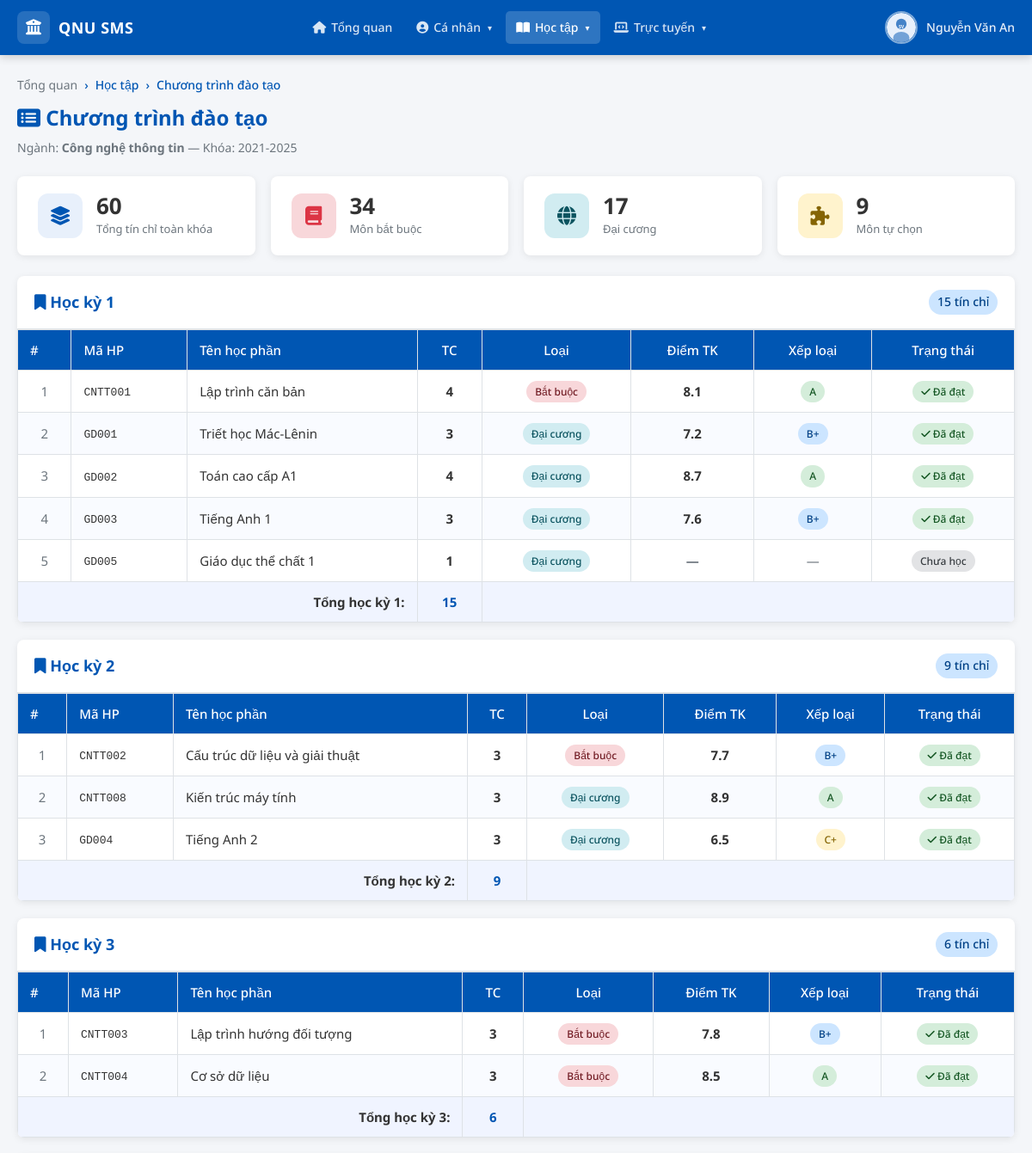
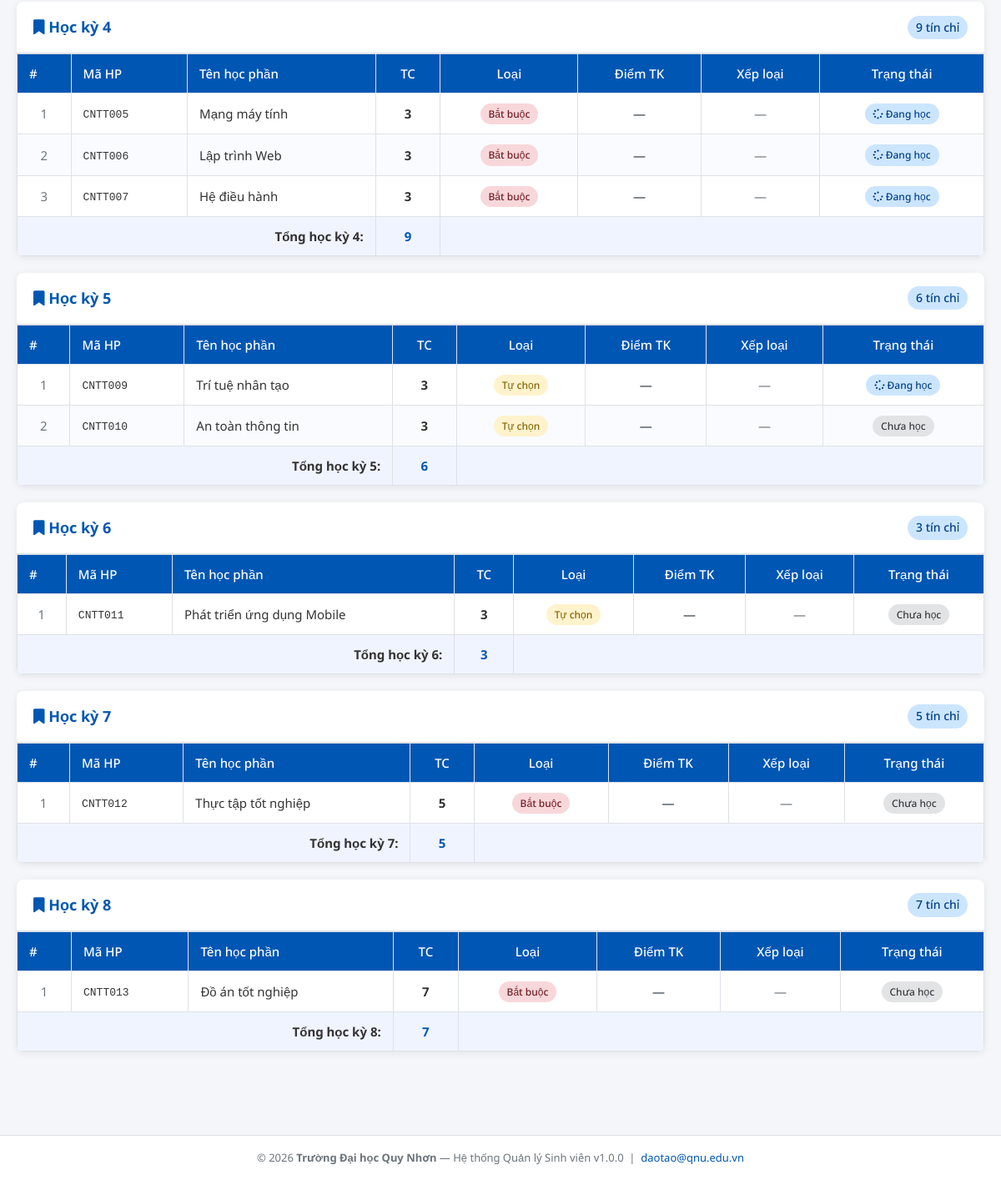
The app's page /student/hoc_tap/chuong_trinh.php (signed in) with its own data (2 pictures, top to bottom).
### tables this page shows
CREATE TABLE IF NOT EXISTS `sinh_vien` (
  `id` INT AUTO_INCREMENT PRIMARY KEY,
  `user_id` INT NOT NULL,
  `ma_sv` VARCHAR(20) NOT NULL UNIQUE,
  `ho_ten` VARCHAR(100) NOT NULL,
  `ngay_sinh` DATE,
  `gioi_tinh` ENUM('Nam','Nữ','Khác') DEFAULT 'Nam',
  `dia_chi` TEXT,
  `email` VARCHAR(100),
  `so_dien_thoai` VARCHAR(15),
  `nganh` VARCHAR(100),
  `khoa` VARCHAR(100),
  `lop` VARCHAR(50),
  `nien_khoa` VARCHAR(20),
  `trang_thai` ENUM('Đang học','Tạm dừng','Tốt nghiệp','Thôi học') DEFAULT 'Đang học',
  `anh_dai_dien` VARCHAR(255) DEFAULT NULL,
  FOREIGN KEY (`user_id`) REFERENCES `users`(`id`) ON DELETE CASCADE
);

### includes/session.php (called while the page is built, shortened)
<?php
function getCurrentStudent(): ?array {
    $db = getDB();
    $uid = (int)$_SESSION['user_id'];
    $sql = "SELECT sv.*, u.username FROM sinh_vien sv
            JOIN users u ON u.id = sv.user_id
            WHERE sv.user_id = ?";
    $stmt = $db->prepare($sql);
    $stmt->bind_param('i', $uid);
    $stmt->execute();
    $result = $stmt->get_result();
    return $result->fetch_assoc() ?: null;
}
function e(string $str): string {
    return htmlspecialchars($str, ENT_QUOTES, 'UTF-8');
}
function badgeDiemChu(string $chu): string {
    $map = ['A+'=>'success','A'=>'success','B+'=>'primary','B'=>'primary',
            'C+'=>'warning','C'=>'warning','D+'=>'secondary','D'=>'secondary','F'=>'danger'];
    return $map[$chu] ?? 'secondary';
}
?>

### student/hoc_tap/chuong_trinh.php (the view, shortened to what this page needs)
<?php
require_once ROOT . '/includes/session.php';
$sv = getCurrentStudent();
$db    = getDB();
$sid   = (int)$sv['id'];
$nganh = $db->real_escape_string($sv['nganh']);
$rows = $db->query("
    SELECT c.hoc_ky, hp.ma_hp, hp.ten_hp, hp.so_tin_chi, hp.loai,
           d.diem_tong, d.diem_chu, d.diem_he4, dk.trang_thai AS dk_trang_thai
    FROM ctdt_chi_tiet c
    JOIN hoc_phan hp ON hp.id = c.hoc_phan_id
    LEFT JOIN diem_hoc_tap d ON d.hoc_phan_id = hp.id AND d.sinh_vien_id = $sid
    LEFT JOIN dang_ky_hp dk ON dk.hoc_phan_id = hp.id AND dk.sinh_vien_id = $sid
    WHERE c.nganh = '$nganh'
    ORDER BY c.hoc_ky, hp.loai, hp.ma_hp
")->fetch_all(MYSQLI_ASSOC);
$by_hk = [];
$tc_by_loai = ['Bắt buộc'=>0,'Đại cương'=>0,'Tự chọn'=>0];
$tc_total = 0;
foreach ($rows as $r) {
    $by_hk[$r['hoc_ky']][] = $r;
    $tc_by_loai[$r['loai']] = ($tc_by_loai[$r['loai']] ?? 0) + $r['so_tin_chi'];
    $tc_total += $r['so_tin_chi'];
}
$active_menu = 'hoc_tap';
require_once ROOT . '/includes/header.php';
?>
<?php require_once ROOT . '/includes/navbar_student.php'; ?>
<div class="student-wrapper">
  <div class="student-container">
    <div class="page-title fade-in">
      <div class="breadcrumb">
        <a href="<?= BASE_URL ?>/student/dashboard.php">Tổng quan</a>
        <span>›</span><span>Học tập</span>
        <span>›</span><span>Chương trình đào tạo</span>
      </div>
      <h1><i class="fas fa-list-alt"></i> Chương trình đào tạo</h1>
      <p>Ngành: <strong><?= e($sv['nganh']) ?></strong> — Khóa: <?= e($sv['nien_khoa']) ?></p>
    </div>
    <div class="stat-grid fade-in">
      <div class="stat-card">
        <div class="stat-icon blue"><i class="fas fa-layer-group"></i></div>
        <div><div class="stat-value"><?= $tc_total ?></div><div class="stat-label">Tổng tín chỉ toàn khóa</div></div>
      </div>
      <div class="stat-card">
        <div class="stat-icon red"><i class="fas fa-book"></i></div>
        <div><div class="stat-value"><?= $tc_by_loai['Bắt buộc'] ?? 0 ?></div><div class="stat-label">Môn bắt buộc</div></div>
      </div>
      <div class="stat-card">
        <div class="stat-icon blue" style="background:#d1ecf1;color:#0c5460"><i class="fas fa-globe"></i></div>
        <div><div class="stat-value"><?= $tc_by_loai['Đại cương'] ?? 0 ?></div><div class="stat-label">Đại cương</div></div>
      </div>
      <div class="stat-card">
        <div class="stat-icon yellow"><i class="fas fa-puzzle-piece"></i></div>
        <div><div class="stat-value"><?= $tc_by_loai['Tự chọn'] ?? 0 ?></div><div class="stat-label">Môn tự chọn</div></div>
      </div>
    </div>
    <?php foreach ($by_hk as $hk => $mons): ?>
      <?php
        $tc_hk = array_sum(array_column($mons,'so_tin_chi'));
      ?>
      <div class="card mb-20 fade-in">
        <div class="card-header">
          <h3><i class="fas fa-bookmark"></i> Học kỳ <?= (int)$hk ?></h3>
          <span class="badge badge-primary" style="font-size:14px"><?= $tc_hk ?> tín chỉ</span>
        </div>
        <div class="table-wrap">
        <table>
          <thead><tr>
            <th>#</th>
            <th>Mã HP</th>
            <th>Tên học phần</th>
            <th style="text-align:center">TC</th>
            <th style="text-align:center">Loại</th>
            <th style="text-align:center">Điểm TK</th>
            <th style="text-align:center">Xếp loại</th>
            <th style="text-align:center">Trạng thái</th>
          </tr></thead>
          <tbody>
          <?php foreach ($mons as $i => $m):
            $dat   = !is_null($m['diem_he4']) && $m['diem_he4'] >= 1.0;
            $khong = !is_null($m['diem_he4']) && $m['diem_he4'] < 1.0;
            $dang  = is_null($m['diem_he4']) && !empty($m['dk_trang_thai']) && $m['dk_trang_thai']==='Đã duyệt';
          ?>
          <tr>
            <td style="text-align:center;color:var(--text-muted)"><?= $i+1 ?></td>
            <td><code style="font-size:13px"><?= e($m['ma_hp']) ?></code></td>
            <td><?= e($m['ten_hp']) ?></td>
            <td style="text-align:center;font-weight:700"><?= (int)$m['so_tin_chi'] ?></td>
            <td style="text-align:center">
              <span class="badge badge-<?= $m['loai']==='Bắt buộc' ? 'danger' : ($m['loai']==='Tự chọn' ? 'warning' : 'info') ?>">
                <?= e($m['loai']) ?>
              </span>
            </td>
            <td style="text-align:center;font-weight:700">
              <?= is_null($m['diem_tong']) ? '<span style="color:var(--text-muted)">—</span>' : number_format((float)$m['diem_tong'],1) ?>
            </td>
            <td style="text-align:center">
              <?php if (!is_null($m['diem_chu'])): ?>
                <span class="badge badge-<?= badgeDiemChu($m['diem_chu']) ?>"><?= e($m['diem_chu']) ?></span>
              <?php else: ?>
                <span style="color:var(--text-muted)">—</span>
              <?php endif; ?>
            </td>
            <td style="text-align:center">
              <?php if ($dat): ?>
                <span class="badge badge-success"><i class="fas fa-check"></i> Đã đạt</span>
              <?php elseif ($khong): ?>
                <span class="badge badge-danger"><i class="fas fa-times"></i> Chưa đạt</span>
              <?php elseif ($dang): ?>
                <span class="badge badge-primary"><i class="fas fa-spinner fa-spin"></i> Đang học</span>
              <?php else: ?>
                <span class="badge badge-secondary">Chưa học</span>
              <?php endif; ?>
            </td>
          </tr>
          <?php endforeach; ?>
          </tbody>
          <tfoot>
            <tr style="background:#f0f4ff">
              <td colspan="3" style="text-align:right;font-weight:700;border:1px solid var(--border);padding:10px 14px">
                Tổng học kỳ <?= (int)$hk ?>:
              </td>
              <td style="text-align:center;font-weight:700;border:1px solid var(--border);color:var(--primary)"><?= $tc_hk ?></td>
              <td colspan="4" style="border:1px solid var(--border)"></td>
            </tr>
          </tfoot>
        </table>
        </div>
      </div>
    <?php endforeach; ?>
  </div>
</div>
<?php require_once ROOT . '/includes/footer.php'; ?>

### includes/navbar_student.php (shortened to what this page needs)
<?php
$_base = BASE_URL;
$_name = isset($sv) ? e($sv['ho_ten']) : 'Sinh viên';
$_avatar = (isset($sv) && !empty($sv['anh_dai_dien']))
         ? $_base . '/uploads/' . e($sv['anh_dai_dien'])
         : $_base . '/assets/img/default-avatar.svg';
$_menu = $active_menu ?? '';
?>
<nav class="student-navbar" role="navigation" aria-label="Main navigation">
  <div class="navbar-inner">
    <a href="<?= $_base ?>/student/dashboard.php" class="navbar-brand" aria-label="QNU SMS - Trang chủ">
      <div class="logo-icon"><i class="fas fa-university"></i></div>
      <span>QNU SMS</span>
    </a>
    <ul class="navbar-nav" id="navMenu" role="menubar">
      <li class="nav-item" role="none">
        <a href="<?= $_base ?>/student/dashboard.php"
           class="nav-link <?= $_menu === 'dashboard' ? 'active' : '' ?>"
           role="menuitem">
          <i class="fas fa-home"></i> Tổng quan
        </a>
      </li>
      <li class="nav-item dropdown" role="none">
        <a href="#" class="nav-link <?= $_menu === 'ca_nhan' ? 'active' : '' ?>" role="menuitem" aria-haspopup="true">
          <i class="fas fa-user-circle"></i> Cá nhân <span class="arrow">▾</span>
        </a>
      </li>
      <li class="nav-item dropdown" role="none">
        <a href="#" class="nav-link <?= $_menu === 'hoc_tap' ? 'active' : '' ?>" role="menuitem" aria-haspopup="true">
          <i class="fas fa-book-open"></i> Học tập <span class="arrow">▾</span>
        </a>
      </li>
      <li class="nav-item dropdown" role="none">
        <a href="#" class="nav-link <?= $_menu === 'truc_tuyen' ? 'active' : '' ?>" role="menuitem" aria-haspopup="true">
          <i class="fas fa-laptop-code"></i> Trực tuyến <span class="arrow">▾</span>
        </a>
      </li>
    </ul>
    <div class="navbar-user" id="userMenu">
      <img src="<?= $_avatar ?>" alt="Avatar" class="user-avatar" id="userAvatarToggle">
      <span class="user-name"><?= $_name ?></span>
    </div>
  </div>
</nav>

### assets/css/style.css (style rules this page uses)
:root { --primary: #0056B3; --primary-dark: #003d80; --primary-light: #e8f0fb; --bg: #F4F6F9; --white: #FFFFFF; --text: #333333; --text-muted: #6C757D; --success: #28A745; --danger: #DC3545; --warning: #FFC107; --info: #17A2B8; --border: #dee2e6; --shadow: 0 2px 8px rgba(0,0,0,.08); --shadow-md: 0 4px 16px rgba(0,0,0,.12); --radius: 8px; --radius-sm: 5px; --sidebar-w: 250px; --header-h: 64px; --transition: .1s ease; --font-sans: 'Noto Sans', 'Roboto', Arial, 'Helvetica Neue', sans-serif; }
*, *::before, *::after { box-sizing: border-box; margin: 0; padding: 0; }
html { scroll-behavior: smooth; }
body { font-family: var(--font-sans); font-size: 16px; color: var(--text); background: var(--bg); line-height: 1.6; text-rendering: optimizeLegibility; -webkit-font-smoothing: antialiased; -moz-osx-font-smoothing: grayscale; }
a { color: var(--primary); text-decoration: none; transition: color var(--transition); }
img { max-width: 100%; display: block; }
ul { list-style: none; }
h1 { font-size: 26px; font-weight: 700; }
h3 { font-size: 18px; font-weight: 700; }
.card { background: var(--white); border-radius: var(--radius); box-shadow: var(--shadow); overflow: hidden; }
.card-header { padding: 16px 20px; border-bottom: 1px solid var(--border); display: flex; align-items: center; justify-content: space-between; gap: 12px; }
.card-header h2, .card-header h3 { margin: 0; color: var(--primary); }
.table-wrap { overflow-x: auto; }
table { width: 100%; border-collapse: collapse; font-size: 15px; }
table th, table td { padding: 11px 14px; text-align: left; border: 1px solid var(--border); vertical-align: middle; }
table thead tr { background: var(--primary); color: #fff; }
table thead th { font-weight: 500; }
table tbody tr:nth-child(even) { background: #f9fbff; }
.badge { display: inline-block; padding: 3px 10px; border-radius: 20px; font-size: 12px; font-weight: 500; white-space: nowrap; }
.badge-success { background: #d4edda; color: #155724; }
.badge-danger { background: #f8d7da; color: #721c24; }
.badge-primary { background: #cce5ff; color: #004085; }
.badge-warning { background: #fff3cd; color: #856404; }
.badge-secondary { background: #e2e3e5; color: #383d41; }
.badge-info { background: #d1ecf1; color: #0c5460; }
.page-title { margin-bottom: 22px; }
.page-title h1 { color: var(--primary); font-size: 24px; margin-bottom: 4px; }
.page-title p { color: var(--text-muted); font-size: 14px; }
.page-title .breadcrumb { display: flex; gap: 8px; font-size: 14px; color: var(--text-muted); margin-bottom: 8px; }
.page-title .breadcrumb a { color: var(--text-muted); }
.page-title .breadcrumb span { color: var(--primary); font-weight: 500; }
.stat-grid { display: grid; grid-template-columns: repeat(auto-fit, minmax(200px, 1fr)); gap: 18px; margin-bottom: 24px; }
.stat-card { background: var(--white); border-radius: var(--radius); padding: 20px; box-shadow: var(--shadow); display: flex; align-items: center; gap: 16px; border-left: 4px solid transparent; transition: transform var(--transition), box-shadow var(--transition); }
.stat-icon { width: 52px; height: 52px; border-radius: 12px; display: flex; align-items: center; justify-content: center; font-size: 22px; flex-shrink: 0; }
.stat-icon.blue { background: #e8f0fb; color: var(--primary); }
.stat-icon.red { background: #f8d7da; color: var(--danger); }
.stat-icon.yellow { background: #fff3cd; color: #856404; }
.stat-value { font-size: 26px; font-weight: 700; line-height: 1; margin-bottom: 4px; }
.stat-label { font-size: 13px; color: var(--text-muted); }
.mb-20 { margin-bottom: 20px; }
.fade-in { animation: fadeIn .12s cubic-bezier(0.34, 1.56, 0.64, 1); }

### records on screen
sinh_vien: ho_ten "Nguyễn Văn An", nganh "Công nghệ thông tin", nien_khoa "2021-2025"

### other values on screen
$tc_total "60"
$tc_by_loai['Bắt buộc'] "34"
$tc_by_loai['Đại cương'] "17"
$tc_by_loai['Tự chọn'] "9"
$hk "1"
$tc_hk "15"
$m['ma_hp'] "CNTT001"
$m['ten_hp'] "Lập trình căn bản"
$m['so_tin_chi'] "4"
$m['loai'] "Bắt buộc"
$m['diem_tong'] "8.1"
$m['diem_chu'] "A"
$m['ma_hp'] "GD001"
$m['ten_hp'] "Triết học Mác-Lênin"
$m['so_tin_chi'] "3"
